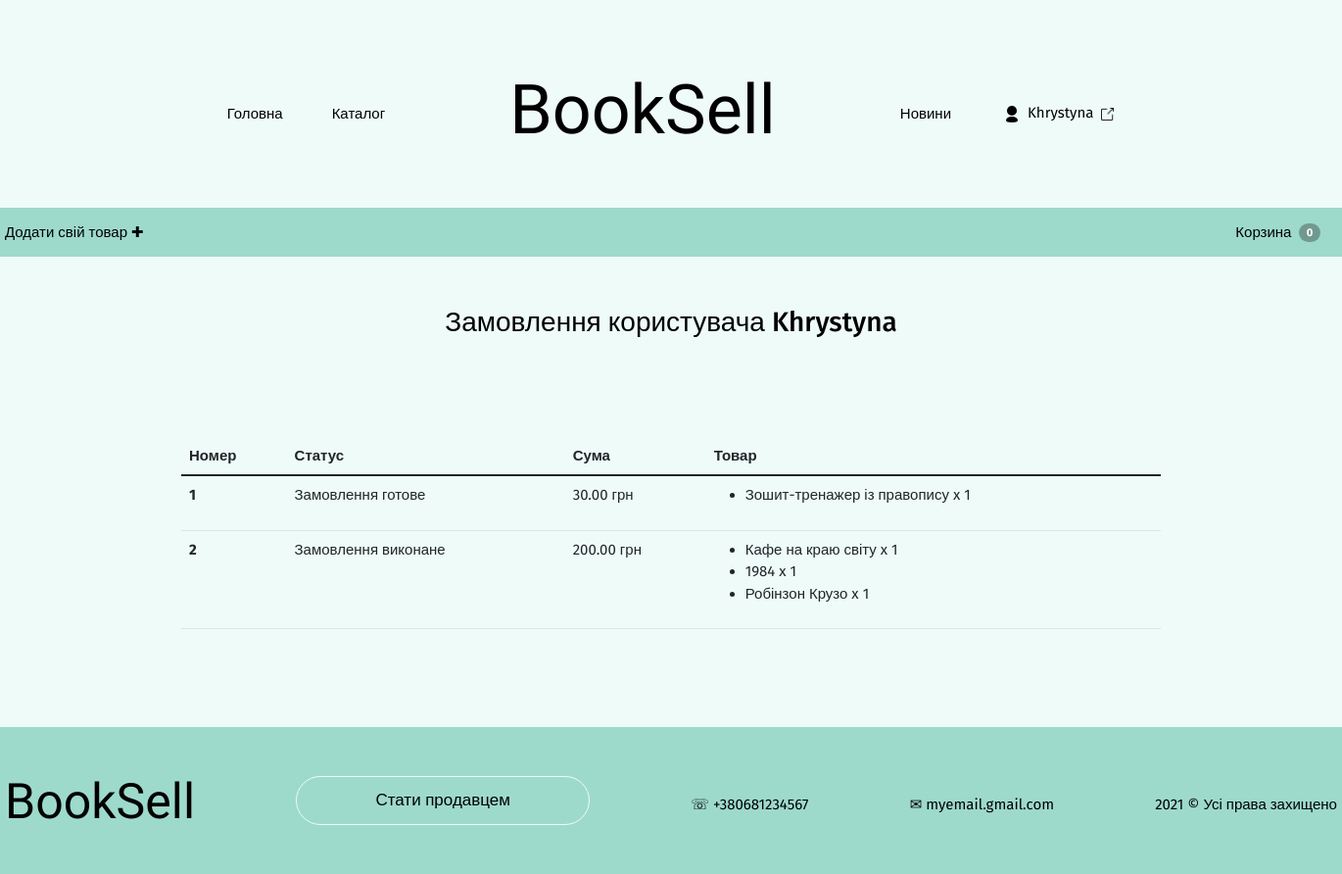
The app's page /profile (signed in) with its own data.
### main/models.py (models this page shows, shortened)
class Cart(models.Model):
    owner = models.ForeignKey('Customer', null=True, verbose_name='Власник', on_delete=models.CASCADE)
    products = models.ManyToManyField(CartProduct, blank=True, related_name='related_cart')
    total_products = models.PositiveIntegerField(default=0)
    final_price = models.DecimalField(max_digits=9, default=0, decimal_places=2, verbose_name='Загальна ціна')
    in_order = models.BooleanField(default=False)
    for_anonymous_user = models.BooleanField(default=False)

class Order(models.Model):
    STATUS_NEW = 'new'
    STATUS_IN_PROGRESS = 'in_progress'
    STATUS_READY = 'is_ready'
    STATUS_COMPLETED = 'completed'
    BUYING_TYPE_SELF = 'self'
    BUYING_TYPE_DELIVERY ='delivery'
    STATUS_CHOICES = (
        (STATUS_NEW, 'Нове замовлення'),
        (STATUS_IN_PROGRESS, 'Замовлення в процесі'),
        (STATUS_READY, 'Замовлення готове'),
        (STATUS_COMPLETED, 'Замовлення виконане')
    )
    BUYING_TYPE_CHOICES = (
        (BUYING_TYPE_SELF, 'Самовивіз'),
        (BUYING_TYPE_DELIVERY, 'Доставка')
    )
    customer = models.ForeignKey(Customer, verbose_name='Покупець', related_name='related_orders', on_delete=models.CASCADE)
    first_name = models.CharField(max_length=255, verbose_name='Ім\'я')
    last_name = models.CharField(max_length=255, verbose_name='Прізвище')
    phone = models.CharField(max_length=20, verbose_name='Телефон')
    cart = models.ForeignKey(Cart, verbose_name='Корзина', on_delete=models.CASCADE, null=True, blank=True)
    address = models.CharField(max_length=1024, verbose_name='Адреса', null=True, blank=True)
    status = models.CharField(max_length=100, verbose_name='Сататус замовлення', choices=STATUS_CHOICES, default=STATUS_NEW)
    buying_type = models.CharField(max_length=255, verbose_name='Тип замовлення', choices=BUYING_TYPE_CHOICES, default=BUYING_TYPE_SELF)
    comment = models.TextField(verbose_name='Коментар', null=True, blank=True)
    created_at = models.DateTimeField(auto_now=True, verbose_name='Дата створення замовлення')
    order_date = models.DateField(verbose_name='Дата отримання замовлення', default=timezone.now)

class CartProduct(models.Model):
    user = models.ForeignKey('Customer', verbose_name='Покупець', on_delete=models.CASCADE)
    cart = models.ForeignKey('Cart', verbose_name='Корзина', on_delete=models.CASCADE, related_name='related_products')
    content_type = models.ForeignKey(ContentType, on_delete=models.CASCADE)
    object_id = models.PositiveIntegerField()
    content_object = GenericForeignKey('content_type', 'object_id')
    qty = models.PositiveIntegerField(default=1)
    final_price = models.DecimalField(max_digits=9, decimal_places=2, verbose_name='Загальна ціна')

class Product(models.Model):
    MAX_RESULUTION = (1000, 1000)
    MAX_SIZE = 5242880
    class Meta:
        abstract = True
    category = models.ForeignKey(Category, verbose_name='Назва категорії', on_delete=models.CASCADE)
    title = models.CharField(max_length=255, verbose_name='Назва книги')
    slug = models.SlugField(unique=True)
    image = models.ImageField(verbose_name='Фото')
    description = models.TextField(verbose_name='Опис', null=True)
    price = models.DecimalField(max_digits=9, decimal_places=2, verbose_name='Ціна')

class Educational(Product):
    author = models.CharField(max_length=255, verbose_name='Автор')
    pages = models.PositiveIntegerField(verbose_name='Кількість сторінок')
    year = models.PositiveIntegerField(verbose_name='Рік випуску')
    school = models.CharField(max_length=255, verbose_name='Клас')
    state = models.TextField(verbose_name='Стан')

class Fiction(Product):
    author = models.CharField(max_length=255, verbose_name='Автор')
    publish = models.CharField(max_length=255, verbose_name='Видавництво')
    pages = models.PositiveIntegerField(verbose_name='Кількість сторінок')
    year = models.PositiveIntegerField(verbose_name='Рік випуску')
    genre = models.CharField(max_length=255, verbose_name='Жанр')
    state = models.TextField(verbose_name='Стан')

### main/views.py (the view)
# urls.py: path('profile', ProfileView.as_view(), name='profile')
class ProfileView(CartMixin, View):
    def get(self, request, *args, **kwargs):
        customer = Customer.objects.get(user=request.user)
        orders = Order.objects.filter(customer=customer)
        categories = Category.objects.all()
        return render(
            request,
            'main/profile.html',
            {'orders': orders,'cart': self.cart, 'categories': categories}
        )

### main/mixins.py (called while the page is built)
    def dispatch(self, request, *args, **kwargs):
        if request.user.is_authenticated:
            customer = Customer.objects.filter(user=request.user).first()
            if not customer:
                customer = Customer.objects.create(
                    user=request.user
                )
            cart = Cart.objects.filter(owner=customer, in_order=False).first()
            if not cart:
                cart = Cart.objects.create(owner=customer)
        else:
            cart = Cart.objects.filter(for_anonymous_user=True).first()
            if not cart:
                cart = Cart.objects.create(for_anonymous_user=True)
        self.cart = cart
        return super().dispatch(request, *args, **kwargs)

### main/models.py (called while the page is built)
    def get_queryset(self):
        return super().get_queryset()

### main/templates/main/profile.html
{% extends 'main/layout.html' %}
{% block right %}<a href="" class="nav-bot_a1">Додати свій товар ✚</a>{% endblock %}
{% block body %}
<section>
    <div class="sec-z">
        <h3 class="mt-3 mb-3 prof_order_h3">Замовлення користувача {{ request.user.username }}</h3>
        {% if not orders.count %}
            <div class="col-md-12 prof_orders">
                <p class="prof_order_p">У Вас ще нема замовлень 😞.<br>Почніть робити покупки просто <a class="nav-bot_a1" href="{% url 'catalog' %}"><b>ЗАРАЗ!</b></a></p>
            </div>
        {% else %}
            <div class="col-md-12 prof_order_table">
                <table class="table">
                    <thead>
                        <th scope="col">Номер</th>
                        <th scope="col">Статус</th>
                        <th scope="col">Сума</th>
                        <th scope="col">Товар</th>
                    </thead>
                    <tbody>
                        {% for order in orders %}
                            <tr>
                                <th scope="row">{{ order.id }}</th>
                                <td>{{ order.get_status_display }}</td>
                                <td>{{ order.cart.final_price }} грн</td>
                                <td>
                                    <ul>
                                        {% for item in order.cart.products.all %}
                                            <li>{{ item.content_object.title }} x {{ item.qty }}</li>
                                        {% endfor %}
                                    </ul>
                                </td>
                            </tr>
                        {% endfor %}
                    </tbody>
                </table>
            </div>
        {% endif %}
    </div>
</section>
{% endblock %}

### main/templates/main/layout.html (shortened to what this page needs)
{% load static %}
<!DOCTYPE html>
<html lang="en">
<head>
    <link href="https://cdn.jsdelivr.net/npm/bootstrap@5.1.3/dist/css/bootstrap.min.css" rel="stylesheet">
    <link rel="stylesheet" href="{% static 'main/css/main.css'%}">
</head>
<body>
    <section>
        <div class="nav">
            <a href="{% url 'home' %}" class="nav_a nav_a_one">Головна</a>
            <a href="{% url 'catalog' %}" class="nav_a nav_a_two">Каталог</a>
            <h2 class="nav_h2">BookSell</h2>
            <a href="{% url 'news' %}" class="nav_a nav_a_three">Новини</a>
            {% if request.user.is_authenticated %}
                <a href="{% url 'profile' %}" class="nav_a nav_a_four"><img src="{% static 'main/img/img-2.svg' %}" alt="..."> {{ request.user.username }}</a>
                <a href="{% url 'logout' %}" class="nav_a nav_a_five"><img class="out" src="{% static 'main/img/img-2.png' %}" alt="..."></a>
            {% endif %}
        </div>
    </section>
    <div class="nav-bot">
        <div class="sec">
            {% block right %}{% endblock %}
            {% if request.user.is_authenticated %}
            <div class="cart">
                <button class="btn btn-1 btn-outline-dark" type="submit">
                    <a class="cart_a" href="{% url 'cart' %}">Корзина</a>
                    <span class="badge text-white ms-1 rounded-pill">{{ cart.products.count }}</span>
                </button>
            </div>
            {% elif not request.user.is_authenticated %}
            <a href="{% url 'registration' %}" class="nav-bot_a2">Зареєструватися</a>
            {% endif %}
        </div>
    </div>
{% block body %}
{% endblock body %}
<div class="footer-my">
    <section>
        {% if request.user.is_authenticated %}
            <div class="foot">
                <div class="c-h3">
                    <h3 class="footer_h3">BookSell</h3>
                </div>
                <button type="button" class="footer_button" data-toggle="modal" data-target="#myModal-2">
                  Стати продавцем
                </button>
                <div class="c">
                    <p class="footer_p">☏ +380681234567</p>
                </div>
                <div class="c">
                    <p class="footer_p">✉ myemail.gmail.com</p>
                </div>
                <div class="c">
                    <p class="footer_p">2021 © Усі права захищено</p>
                </div>
        {% endif %}
    </section>
</div>
</body>
</html>

### main/static/main/css/main.css (style rules this page uses)
* { margin: 0; padding: 0; }
body { font-family: 'Fira Sans', sans-serif; font-size: 15px; font-weight: 400; color: #000; background-color: #EEFBF8; }
section { width: 1360px; margin: 0 auto; }
.nav { display: flex; justify-content: center; align-items: center; padding-top: 70px; padding-bottom: 50px; }
.nav_h2 { font-family: 'Niconne', cursive; font-size: 70px; font-weight: normal; }
.nav_a { text-decoration: none; color: #000; }
.nav_a_one { padding-right: 50px; }
.nav_a_two { padding-right: 127px; }
.nav_a_three { padding-left: 127px; }
.nav_a_four { padding-left: 50px; }
.out { width: 15px; height: 15px; }
.nav_a_five { margin-left: 7px; }
.nav-bot { background-color: #9DDACC; height: 50px; }
.sec { width: 1360px; height: 50px; margin: 0 auto; display: flex; justify-content: space-between; align-items: center; }
.nav-bot_a1 { text-decoration: none; color: #000; }
.btn-1 { width: 121px; height: 30px; margin: 0; padding: 0; border: none; box-shadow: none; font-family: 'Fira Sans', sans-serif; font-size: 15px; }
.badge { background-color: #729990; }
.cart_a { color: black; text-decoration: none; }
.footer-my { background-color: #9DDACC; height: 150px; }
.foot { display: flex; justify-content: space-between; align-items: center; }
.footer_h3 { font-family: 'Niconne', cursive; font-size: 50px; font-weight: normal; }
.c { margin-top: 25px; }
.c-h3 { margin-top: 10px; }
.footer_button { text-align: center; color: black; text-decoration: none; border: 1px solid #EEFBF8; width: 300px; height: 50px; background: none; border-radius: 100px; box-shadow: none; font-size: 17px; font-family: 'Fira Sans', sans-serif; margin-top: 50px; }
.sec-z { width: 1000px; margin: 0 auto; margin-top: 50px; }
.prof_order_h3 { text-align: center; }
.prof_order_table { margin-top: 100px; margin-bottom: 100px; }
button { margin-bottom: 50px; border: 2px solid #FFEF1B; color: #000; font-size: 20px; width: 460px; height: 65px; background: #FFEF1B; border-radius: 100px; margin-top: 20px; box-shadow: 5px 5px 4px rgba(255, 239, 27, 0.5); }

### records on screen
Cart: products.count "0"
Order: id "1", status "Замовлення готове", cart.final_price "30.00"
CartProduct: content_object "Зошит-тренажер із правопису", qty "1"
Order: id "2", status "Замовлення виконане", cart.final_price "200.00"
CartProduct: content_object "Кафе на краю світу", qty "1"
CartProduct: content_object "1984", qty "1"
CartProduct: content_object "Робінзон Крузо", qty "1"

### other values on screen
{{ request.user.username }} "Khrystyna"
